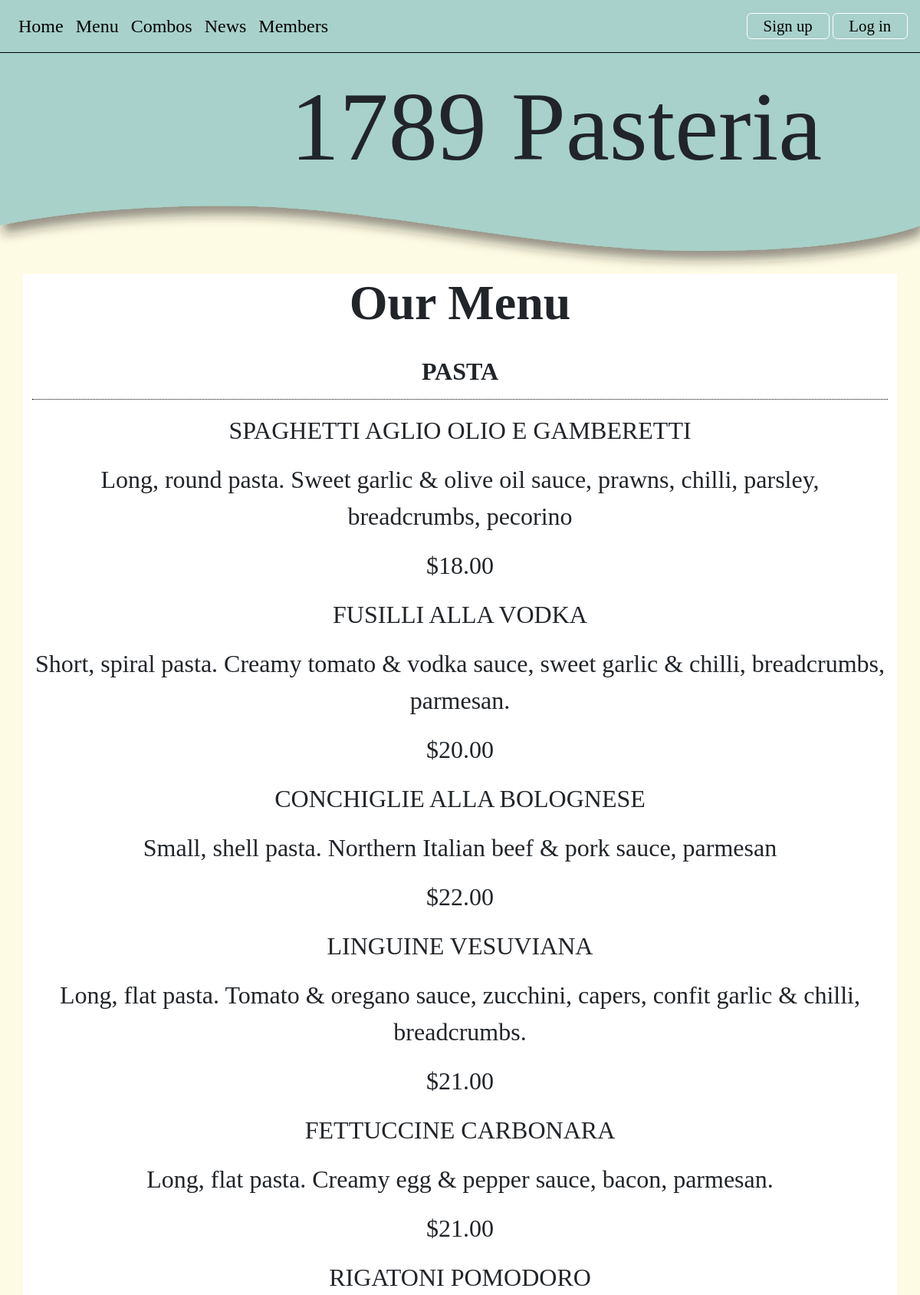
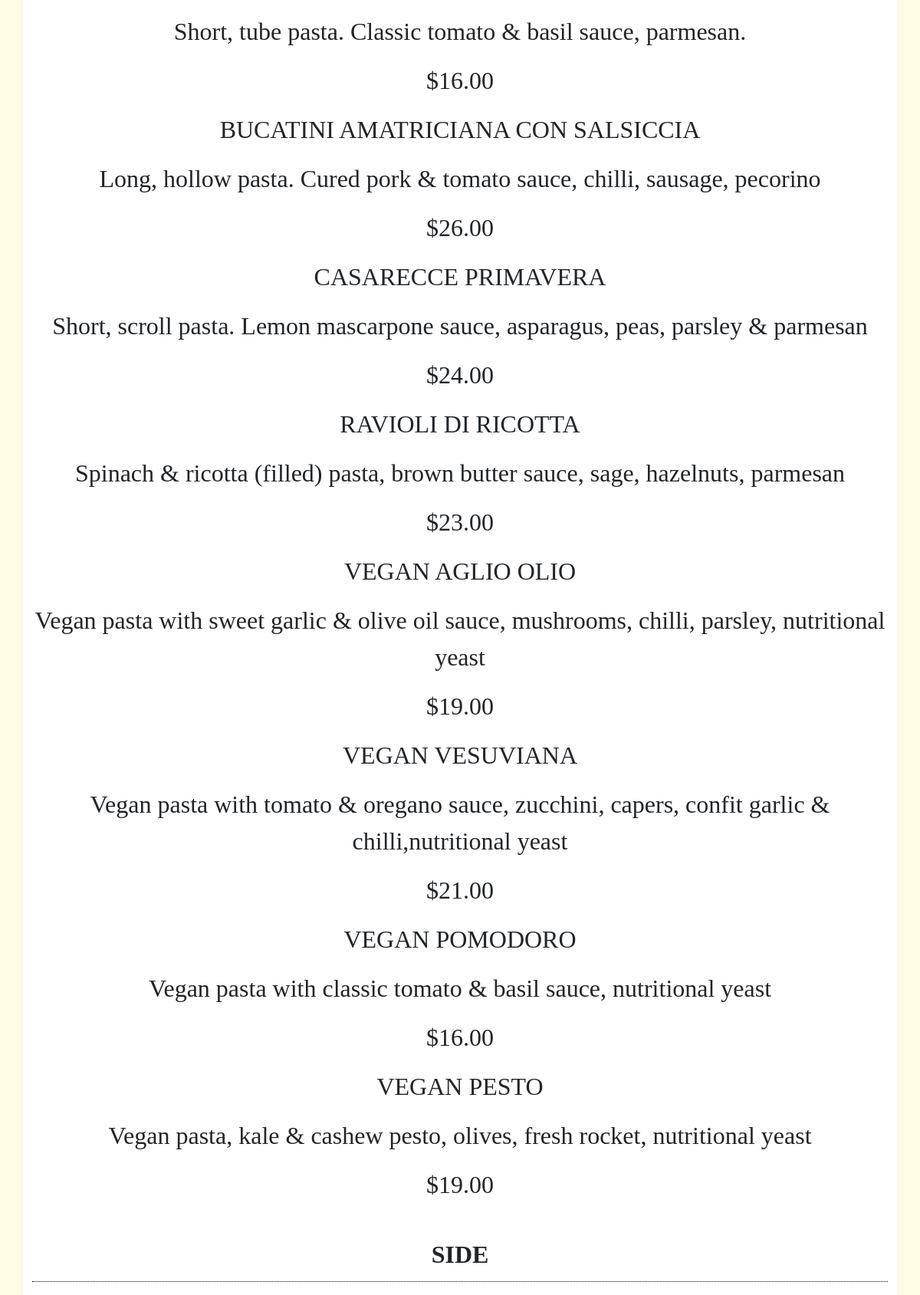
The page /menu (upper part) on the database its author committed (2 pictures, top to bottom).
### tables this page shows
CREATE TABLE food(
  food_id integer primary key autoincrement not null,
    title text not null unique,
    price real not null,
    description text unique,
    type text not null,
    image text
);

### server.py (the view)
@app.route('/menu')
def menu():
    sql = """select title, description, price, type from food"""
    result = run_search_query_tuples(sql, (), db_path, True)
    return render_template("menu.html", menu=result)

### db_functions.py (called while the page is built)
def run_search_query_tuples(sql_query, values_tuple, file_path, rowfactory=False):
    result = None
    try:
        db = sqlite3.connect(file_path)
        if rowfactory:
            db.row_factory = sqlite3.Row
        cursor = db.cursor()
        cursor.execute(sql_query, values_tuple)
        result = cursor.fetchall()
        cursor.close()
    except sqlite3.Error as error:
        print("Error running search query tuples: {}".format(error))
        return None
    db.close()
    if result is None:
        print("No search values were found")
    return result

### server.py (called while the page is built)
@app.template_filter()
def make_price(p):
    return "${:.2f}".format(p)

### templates/menu.html (shortened to what this page needs)
{% extends "layout.html" %}
{% block banner %}
static/images/SVG/curve_slice.svg
{% endblock %}
{% block content %}
<div class="container-lg">
    <h1>Our Menu</h1>
    {% set ns=namespace(type = "") %}
    {% for row in menu %}
    {% if ns.type != row['type'] %}
    <h2 class="body-text menu-title"> {{ row['type'] }}</h2>
        {% set ns.type=row['type'] %}
    {% endif %}
    <p class="body-text"> {{ row['title'] }}</p>
    <p class="body-text"> {{ row['description'] }}</p>
    <p class="body-text"> {{ row['price'] | make_price }}</p>
    {% endfor %}
</div>
{% endblock %}

### static/styles.css (style rules this page uses)
:root { --brand-paper: rgb(253,251,227); --brand-green: rgb(167,209,202); --brand-green-pale: rgb(223,237,224); }
body { font-family: 'Cormorant Garamond', serif; font-size: 100%; background-color: var(--brand-paper); margin:0; }
.body-text { font-size: 2em; text-align: center; }
h1 { font-size: 4em; text-align: center; font-weight: 600; margin: 0; }
h2 { border-bottom: 1px solid gray; }
.container-lg { border: 0px solid pink; background-color: rgb(255,255,255); overflow: auto; margin-bottom: 2.5em; }
.menu-title { border-bottom: 1px dotted black; padding: 1em 0 0.5em 0; font-weight: bold; margin-bottom: 0.5em; }

### rows shown on the page
food: type "PASTA", title "SPAGHETTI AGLIO OLIO E GAMBERETTI", description "Long, round pasta. Sweet garlic & olive oil sauce, prawns, chilli, parsley, breadcrumbs, pecorino", price|make_price "$18.00"
food: title "FUSILLI ALLA VODKA", description "Short, spiral pasta. Creamy tomato & vodka sauce, sweet garlic & chilli, breadcrumbs, parmesan.", price|make_price "$20.00"
food: title "CONCHIGLIE ALLA BOLOGNESE", description "Small, shell pasta. Northern Italian beef & pork sauce, parmesan", price|make_price "$22.00"
food: title "LINGUINE VESUVIANA", description "Long, flat pasta. Tomato & oregano sauce, zucchini, capers, confit garlic & chilli, breadcrumbs.", price|make_price "$21.00"
food: title "FETTUCCINE CARBONARA", description "Long, flat pasta. Creamy egg & pepper sauce, bacon, parmesan.", price|make_price "$21.00"
food: title "RIGATONI POMODORO", description "Short, tube pasta. Classic tomato & basil sauce, parmesan.", price|make_price "$16.00"
food: title "BUCATINI AMATRICIANA CON SALSICCIA", description "Long, hollow pasta. Cured pork & tomato sauce, chilli, sausage, pecorino", price|make_price "$26.00"
food: title "CASARECCE PRIMAVERA", description "Short, scroll pasta. Lemon mascarpone sauce, asparagus, peas, parsley & parmesan", price|make_price "$24.00"
food: title "RAVIOLI DI RICOTTA", description "Spinach & ricotta (filled) pasta, brown butter sauce, sage, hazelnuts, parmesan", price|make_price "$23.00"
food: title "VEGAN AGLIO OLIO", description "Vegan pasta with sweet garlic & olive oil sauce, mushrooms, chilli, parsley, nutritional yeast", price|make_price "$19.00"
food: title "VEGAN VESUVIANA", description "Vegan pasta with tomato & oregano sauce, zucchini, capers, confit garlic & chilli,nutritional yeast", price|make_price "$21.00"
food: title "VEGAN POMODORO", description "Vegan pasta with classic tomato & basil sauce, nutritional yeast", price|make_price "$16.00"
food: title "VEGAN PESTO", description "Vegan pasta, kale & cashew pesto, olives, fresh rocket, nutritional yeast", price|make_price "$19.00"
food: type "SIDE"
